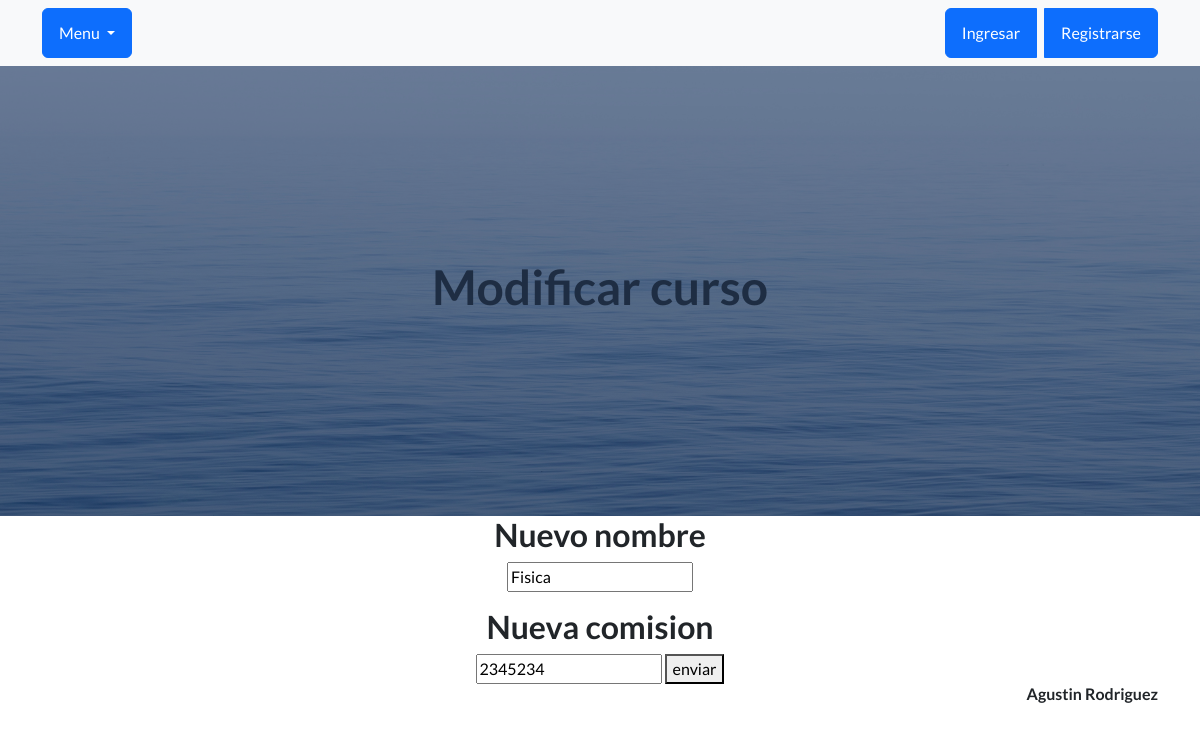
The app's page /App1/curso_editar/15, older data.
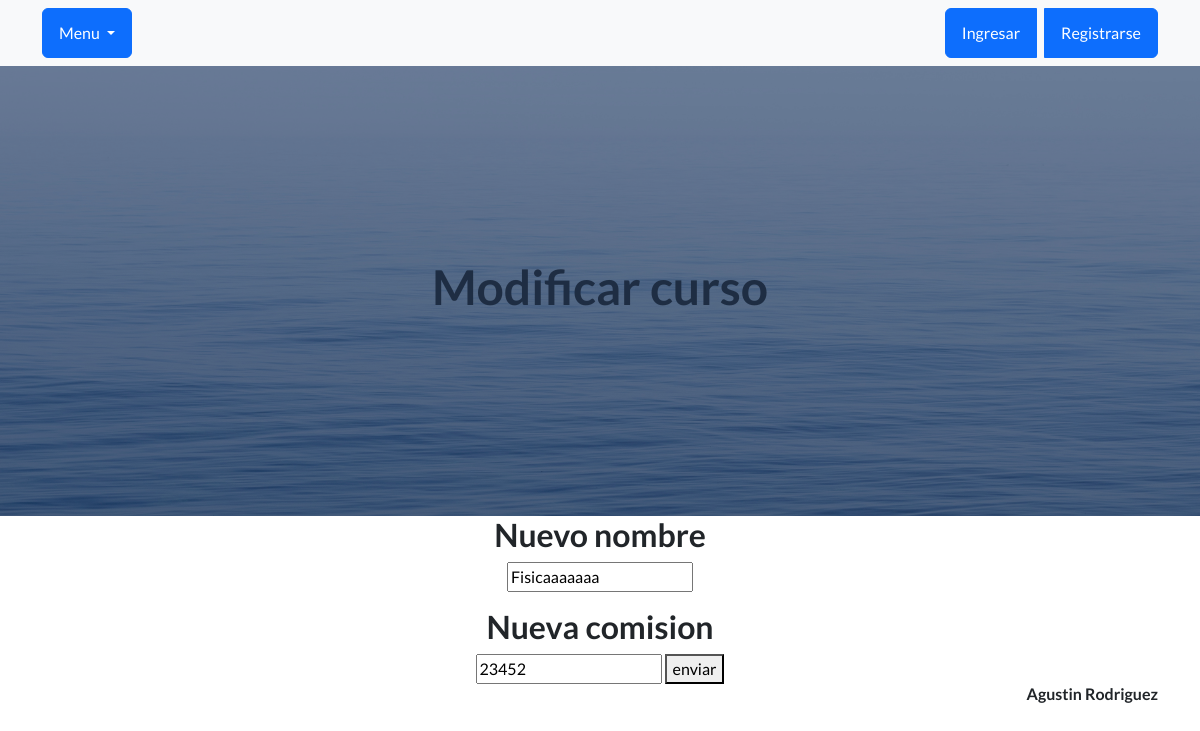
The same page, newer data.
### App1/models.py (models this page shows, shortened)
class Curso(models.Model):
    nombre = models.CharField(max_length=50)
    comision = models.IntegerField()

### App1/views.py (the view)
# urls.py: path("curso_editar/<int:id>", views.curso_editar,name="curso_editar"),
def curso_editar(request, id):
    curso = Curso.objects.get(id=id)
    if request.method == "POST":
        mi_formulario = Curso_fomulario(request.POST)
        if mi_formulario.is_valid():
            datos = mi_formulario.cleaned_data
            curso.nombre = datos["nombre"]
            curso.comision = datos["comision"]
            curso.save()
            curso = Curso.objects.all()
            return render (request, "cursos.html", {"cursos":curso})
    else:
        mi_formulario = Curso_fomulario (initial={"nombre":curso.nombre, "comision":curso.comision})
    return render(request, "curso_editar.html",{"mi_formulario":mi_formulario, "curso":curso})

### App1/forms.py
class Curso_fomulario(forms.Form):
    nombre=forms.CharField(max_length=20)
    comision=forms.IntegerField()

### App1/templates/curso_editar.html (shortened to what this page needs)
{% extends "padre.html" %}
{% load static %}
{% block contenido %}
    <header class="masthead">
        <div class="text-center">
            <h1>Modificar curso </h1>
        </div>
    </header>
        <main>
            <div class="container">
                <div class="text-center">
                <form action="{% url 'curso_editar' curso.id %} "method="POST">
                    <h2>Nuevo nombre</h2>
                    {{mi_formulario.nombre}}
                    <h2>Nueva comision</h2>
                    {{mi_formulario.comision}}
                    <button>enviar</button>
                </form>
            </div>
        </div>
    </main>
{% endblock  %}

Row changes from the older to the newer data that the page shows:
changed Curso: nombre "Fisica" → "Fisicaaaaaaa"; comision "2345234" → "23452"
